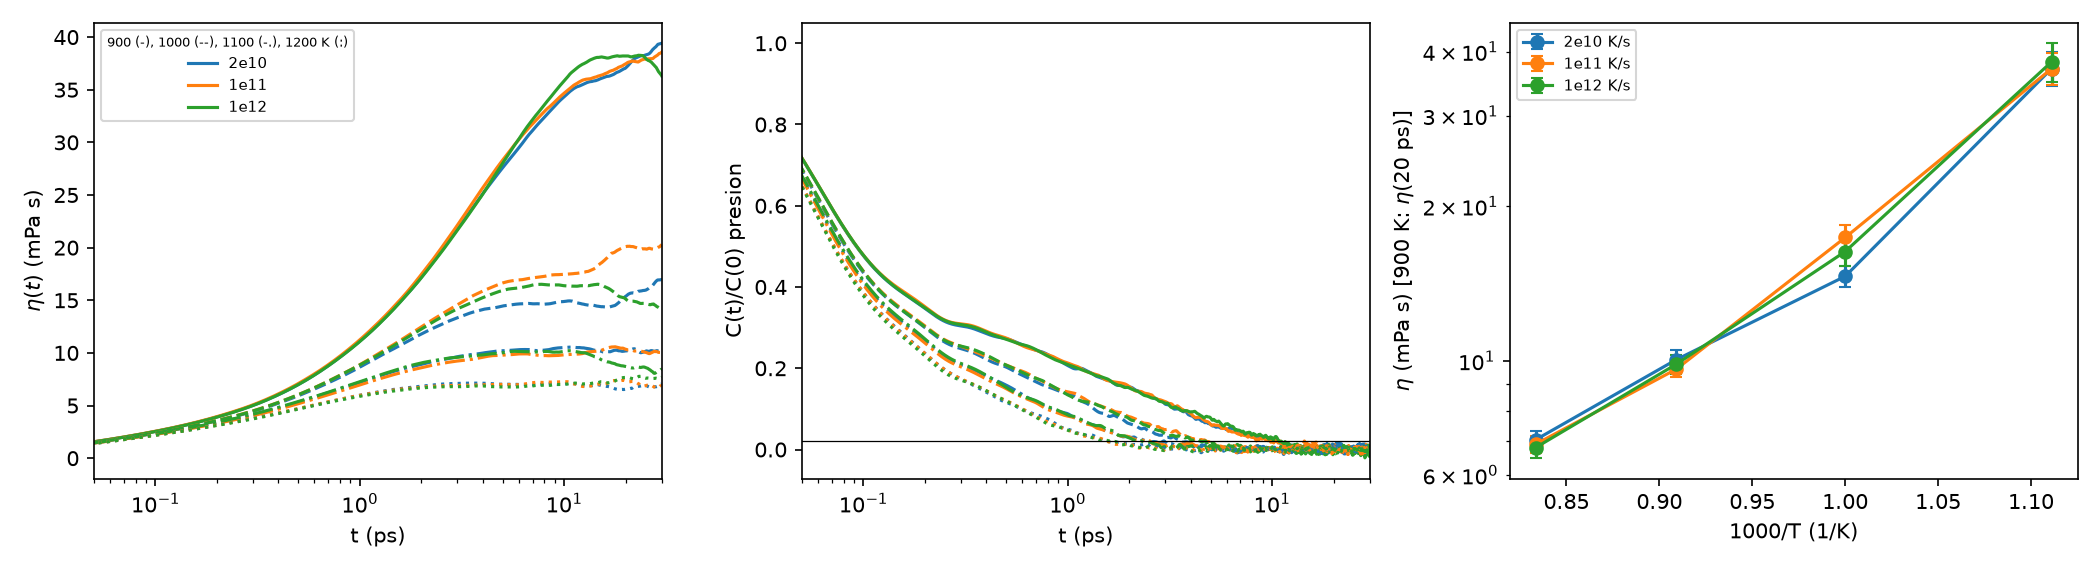

Reproduce this figure in Python.
"""Fase 3, tanda B: eta y D en el liquido (900-1200 K) para las 3 tasas, con el criterio de eta_T.py.
Siempre 3 replicas de 1 ns (r1-r3) por caso, bloques de 100 ps, para comparar las tasas en igualdad de condiciones
(2e10 a 1000 K tiene 6 replicas y a 900 K corridas de 3 ns: aca se usan solo r1-r3 de 1 ns).
eta: ACF de pxy,pxz,pyz; t1 = primer tiempo con C(t)/C(0) < 0.02; eta = media de eta(t) en [t1, 3 t1] (si 3 t1 <= TMAX);
     error = sem de los 30 bloques; meseta si |pendiente| < 2*error bootstrap. Ademas eta(t) a 10 y 20 ps fijos.
     Prefactor V/(kB T) con la T media medida en cada replica.
     OJO a 900 K: con 1 ns y bloques de 100 ps eta se subestima (2e10: 37 a 20 ps contra 42.3 con 3 ns x 3, eta_largo.py);
     el sesgo deberia ser el mismo en las tres tasas, asi que sirve para compararlas, no como valor absoluto.
D: pendiente del MSD en la segunda mitad de cada replica, por especie (1e-9 m^2/s). Stokes-Einstein: eta*D_Cu/T.
Uso (desde transporte/): python eta_tasas.py -> eta_tasas.txt, .csv, .png"""
import numpy as np, matplotlib; matplotlib.use("Agg"); import matplotlib.pyplot as plt
kB=1.380649e-23; NB=10; TMAX=30.0; rng=np.random.default_rng(0); TAGS=["cal_r1","cal_r2","cal_r3"]
RATES=[("2e10",2e10),("1e11",1e11),("1e12",1e12)]; TS=(900,1000,1100,1200)
def acf(x,nl):
    n=len(x); f=np.fft.rfft(x,2*n); return np.fft.irfft(f*np.conj(f))[:nl]/(n-np.arange(nl))
def caso(T,rate):
    d=f"cal_{T}K_{rate}"; V=float(open(f"{d}/cal_vmean.inc").read().split()[3]); E=[]; C=[]; D=[]; TM=[]
    for tg in TAGS:
        P=np.loadtxt(f"{d}/{tg}_press.dat",comments="#"); dt=(P[1,0]-P[0,0])*1e-3; nl=int(TMAX/dt)+1
        Tm=np.loadtxt(f"{d}/{tg}_thermo.dat",comments="#")[:,1].mean(); TM.append(Tm)
        cols=[P[:,i]*1e5 for i in (4,5,6)]; m=len(cols[0])//NB
        B=np.array([np.mean([acf(c[b*m:(b+1)*m],nl) for c in cols],axis=0) for b in range(NB)]); C.append(B)
        E.append(V*1e-30/(kB*Tm)*1e-12*(np.cumsum(B,1)-0.5*B[:,:1])*dt*1e3)   # mPa s
        ms=np.loadtxt(f"{d}/{tg}_msd.dat",comments="#"); tm=ms[:,0]*1e-3; h=len(tm)//2
        D.append([np.polyfit(tm[h:],ms[h:,i],1)[0]/6*10 for i in (1,2,3)])
    E=np.concatenate(E); C=np.concatenate(C).mean(0); t=np.arange(E.shape[1])*dt; D=np.array(D)
    below=np.nonzero(C/C[0]<0.02)[0]; t1=t[below[0]] if len(below) else np.nan
    if np.isfinite(t1) and 3*t1<=TMAX:
        s=(t>=t1)&(t<=3*t1); g=E[:,s].mean(1); eta=g.mean(); ee=g.std(ddof=1)/np.sqrt(len(g))
        sl=lambda M: np.polyfit(t[s],M[s],1)[0]; s0=sl(E.mean(0)); se=np.std([sl(E[rng.integers(0,len(E),len(E))].mean(0)) for _ in range(400)])
    else: eta=ee=s0=se=np.nan
    fix=[(E[:,int(round(x/dt))].mean(),E[:,int(round(x/dt))].std(ddof=1)/np.sqrt(len(E))) for x in (10,20)]
    return dict(t=t,E=E.mean(0),Eb=E,C=C/C[0],t1=t1,eta=eta,ee=ee,s0=s0,se=se,fix=fix,D=D.mean(0),De=D.std(0,ddof=1)/np.sqrt(len(D)),rv=dict(RATES)[rate],Tm=np.mean(TM))
R={(T,r):caso(T,r) for T in TS for r,_ in RATES}; out=[]
out.append("eta (mPa s), 3 replicas x 1 ns, bloques de 100 ps")
out.append(" T    tasa  t1(ps)  eta[t1,3t1]  sem    pendiente+-boot   meseta   eta(10ps)     eta(20ps)     | D_Zr   D_Cu   D_Ag (1e-9 m2/s, +-sem rep.)  | eta*D_Cu/T")
for T in TS:
    for r,_ in RATES:
        q=R[T,r]; ok="si" if abs(q["s0"])<2*q["se"] else ("NO" if np.isfinite(q["s0"]) else "--")
        se_=f"{q['eta']:9.2f}  {q['ee']:5.2f}   {q['s0']:+.3f}+-{q['se']:.3f}" if np.isfinite(q["eta"]) else f"{'(sin [t1,3t1] <= '+str(int(TMAX))+' ps)':>38s}"
        out.append(f"{T:5d} {r}  {q['t1']:6.2f}  {se_}   {ok:5s}  "+"  ".join(f"{a:6.2f}+-{b:4.2f}" for a,b in q["fix"])
                   +"  | "+"  ".join(f"{a:.3f}+-{b:.3f}" for a,b in zip(q["D"],q["De"]))+f"  | {(q['eta'] if np.isfinite(q['eta']) else q['fix'][1][0])*q['D'][1]/T:.4f}")
out.append(""); out.append("efecto de la tasa: diferencia relativa contra 2e10 (eta con el criterio [t1,3t1]; a 900 K, eta(20 ps); D_Cu)")
out.append(" T    eta 1e11/2e10      eta 1e12/2e10      D_Cu 1e11/2e10     D_Cu 1e12/2e10")
for T in TS:
    def v(q): return (q["eta"],q["ee"]) if np.isfinite(q["eta"]) else q["fix"][1]
    a=v(R[T,"2e10"]); row=[]
    for r in ("1e11","1e12"):
        b=v(R[T,r]); x=b[0]/a[0]; ex=x*np.hypot(a[1]/a[0],b[1]/b[0]); row.append(f"{x:.3f}+-{ex:.3f} ({abs(x-1)/ex:.1f}s)")
    da=R[T,"2e10"]["D"][1],R[T,"2e10"]["De"][1]
    for r in ("1e11","1e12"):
        b=R[T,r]["D"][1],R[T,r]["De"][1]; x=b[0]/da[0]; ex=x*np.hypot(da[1]/da[0],b[1]/b[0]); row.append(f"{x:.3f}+-{ex:.3f} ({abs(x-1)/ex:.1f}s)")
    out.append(f"{T:5d}  "+"   ".join(row))
# correccion a la T nominal: las T medias difieren entre tasas hasta ~4 K (1000 K: 1002.5 en 2e10, 998.7 en 1e11) y D, eta dependen fuerte de T.
# D: ln D_Cu(1/T) cuadratico ajustado a 2e10 (900-1200 K); eta: VFT de eta_vft.py (B = 1132 K, T0 = 586 K).
x=np.array([1/R[T,"2e10"]["Tm"] for T in TS]); p=np.polyfit(x,np.log([R[T,"2e10"]["D"][1] for T in TS]),2)
dlnD=lambda T: -(2*p[0]/T+p[1])/T**2; BV,T0V=1132.0,586.0
out.append(""); out.append("corregido a T nominal: D_Cu*exp(dlnD/dT*(T-Tm)), eta*exp(-B/(T-T0)^2*(T-Tm)); cocientes contra 2e10 (mismos errores relativos)")
out.append(" T    tasa   Tmed     D_Cu corr   eta corr   |  D_Cu/2e10     eta/2e10")
for T in TS:
    def cor(q):
        e=q["eta"] if np.isfinite(q["eta"]) else q["fix"][1][0]; dT=T-q["Tm"]
        return q["D"][1]*np.exp(dlnD(T)*dT), e*np.exp(-BV/(T-T0V)**2*dT)
    a=cor(R[T,"2e10"])
    for r,_ in RATES:
        b=cor(R[T,r]); out.append(f"{T:5d} {r}  {R[T,r]['Tm']:7.1f}   {b[0]:.3f}      {b[1]:6.2f}    |  {b[0]/a[0]:.3f}         {b[1]/a[1]:.3f}")
open("eta_tasas.txt","w").write("\n".join(out)+"\n"); print("\n".join(out))
def corT(q,T):
    e=q["eta"] if np.isfinite(q["eta"]) else q["fix"][1][0]; dT=T-q["Tm"]
    return q["D"][1]*np.exp(dlnD(T)*dT), e*np.exp(-BV/(T-T0V)**2*dT)
with open("eta_tasas.csv","w") as f:
    f.write("T_K,tasa,t1_ps,eta_mPas,sem,pendiente,err_pend,eta10ps,sem10,eta20ps,sem20,D_Zr,D_Cu,D_Ag,semD_Zr,semD_Cu,semD_Ag,T_medida,DCu_Tnom,eta_Tnom\n")
    for (T,r),q in R.items():
        f.write(",".join([str(T),r]+[f"{x:.5g}" for x in (q["t1"],q["eta"],q["ee"],q["s0"],q["se"],*q["fix"][0],*q["fix"][1],*q["D"],*q["De"],q["Tm"],*corT(q,T))])+"\n")
fig,ax=plt.subplots(1,3,figsize=(14,3.8)); cols={"2e10":"C0","1e11":"C1","1e12":"C2"}; ls={900:"-",1000:"--",1100:"-.",1200:":"}
for (T,r),q in R.items():
    ax[0].plot(q["t"],q["E"],ls[T],color=cols[r],label=f"{r}" if T==900 else None)
    ax[1].plot(q["t"],q["C"],ls[T],color=cols[r])
for r,_ in RATES:
    ax[2].errorbar([1000/T for T in TS],[R[T,r]["eta"] if np.isfinite(R[T,r]["eta"]) else R[T,r]["fix"][1][0] for T in TS],
                   [R[T,r]["ee"] if np.isfinite(R[T,r]["eta"]) else R[T,r]["fix"][1][1] for T in TS],fmt="o-",color=cols[r],capsize=3,label=f"{r} K/s")
ax[0].set_xscale("log"); ax[0].set_xlim(0.05,TMAX); ax[0].set_xlabel("t (ps)"); ax[0].set_ylabel(r"$\eta(t)$ (mPa s)"); ax[0].legend(fontsize=7,title="900 (-), 1000 (--), 1100 (-.), 1200 K (:)",title_fontsize=6)
ax[1].set_xscale("log"); ax[1].set_xlim(0.05,TMAX); ax[1].axhline(0.02,color="k",lw=0.6); ax[1].set_xlabel("t (ps)"); ax[1].set_ylabel("C(t)/C(0) presion")
ax[2].set_yscale("log"); ax[2].set_xlabel("1000/T (1/K)"); ax[2].set_ylabel(r"$\eta$ (mPa s) [900 K: $\eta$(20 ps)]"); ax[2].legend(fontsize=7)
fig.tight_layout(); fig.savefig("eta_tasas.png",dpi=150)
